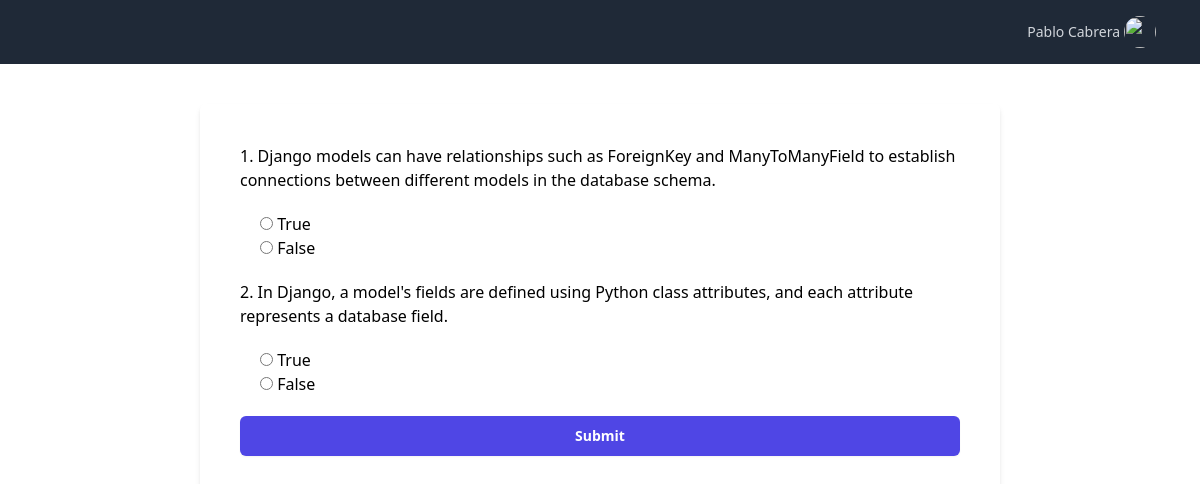
/exam/18e33f41-d6fa-44e6-b5d5-85d28afd1f4d/ (signed in), run on the app's committed database.
### base/models.py (models this page shows, shortened)
class Question(models.Model):
    id = models.UUIDField(default=uuid.uuid4, editable=False, primary_key=True)
    exam = models.ForeignKey(Exam, on_delete=models.CASCADE)
    text = models.CharField(max_length=200)

class Choice(models.Model):
    id = models.UUIDField(default=uuid.uuid4, editable=False, primary_key=True)
    question = models.ForeignKey(Question, on_delete=models.CASCADE)
    text = models.CharField(max_length=200)
    is_correct = models.BooleanField(default=False)

### base/views.py (the view)
# urls.py: path('exam/<str:exam_id>/', view=views.ExamDetailsView.as_view(), name='exam_detail'),
class ExamDetailsView(View):
  def get(self, request, exam_id):
    exam_query = Exam.objects.get(id=exam_id)
    course = get_object_or_404(Course, id=exam_query.course.id)
    questions = Question.objects.filter(exam__course=course)
    context = { 'questions': questions }
    return render(request, 'exam_details.html', context)

### base/templates/exam_details.html (shortened to what this page needs)
<!DOCTYPE html>
<html lang="en">
  <head>
    <script src="https://cdn.tailwindcss.com"></script>
  </head>
  <body>
    <nav class="bg-gray-800">
      <div class="mx-auto max-w-7xl px-2 sm:px-6 lg:px-8">
        <div class="relative flex h-16 items-center justify-between">
          <div class="absolute inset-y-0 right-0 flex items-center pr-2 sm:static sm:inset-auto sm:ml-6 sm:pr-0">
            {% if user.is_authenticated %}
              <div class="flex justify-center align-center items-center text-gray-300 rounded-md px-3 py-2 text-sm font-medium">
                <div>
                  <p class="p-1">Pablo Cabrera</p>
                </div>
                  <img class="h-8 w-8 rounded-full" src="https://external-content.duckduckgo.com/iu/?u=https%3A%2F%2Fwww.pngmart.com%2Ffiles%2F22%2FUser-Avatar-Profile-PNG-Isolated-Transparent-HD-Photo.png&f=1&nofb=1&ipt=0bdf7aac280d713f0c4c8e99ca36ca2159a4adab7360de007ffe1e3180c0a029&ipo=images" alt="">
              </div>
            {% endif %}
            </div>
          </div>
        </div>
    </nav>
    <main class="w-8/12 ml-auto mr-auto pt-10">
      {% if user.is_authenticated %}
        <form method="post" action="{% url 'base:submit_exam' %}" class="shadow-md p-10 rounded-md">
          {% for question in questions %}
            <h2>{{ forloop.counter }}. {{ question.text }}</h2>
            <ul class="p-5">
              {% for choice in question.choice_set.all %}
                <li class="cursor-pointer">
                  <input type="radio" name="{{ question.id }}" id="{{ question.id }}_{{choice.id}}" value="{{ choice.id }}">
                  <label for="{{ question.id }}_{{choice.id}}">{{ choice.text }}</label>
                </li>
              {% endfor %}
            </ul>
          {% endfor %}
          <button class="w-full rounded-md bg-indigo-600 px-3.5 py-2.5 text-center text-sm font-semibold text-white shadow-sm hover:bg-indigo-500 focus-visible:outline focus-visible:outline-2 focus-visible:outline-offset-2 focus-visible:outline-indigo-600" type="submit">Submit</button>
        </form>
      {% else %}
        <div class="shadow-md p-10 rounded-md">
          <p> you must login first! </p>
        <div>
      {% endif %}
    </main>
  </body>
</html>

### data on the page
Question: text "Django models can have relationships such as ForeignKey and ManyToManyField to establish connections between different models in the database schema."
Choice: text "True"
Choice: text "False"
Question: text "In Django, a model's fields are defined using Python class attributes, and each attribute represents a database field."
Choice: text "True"
Choice: text "False"
